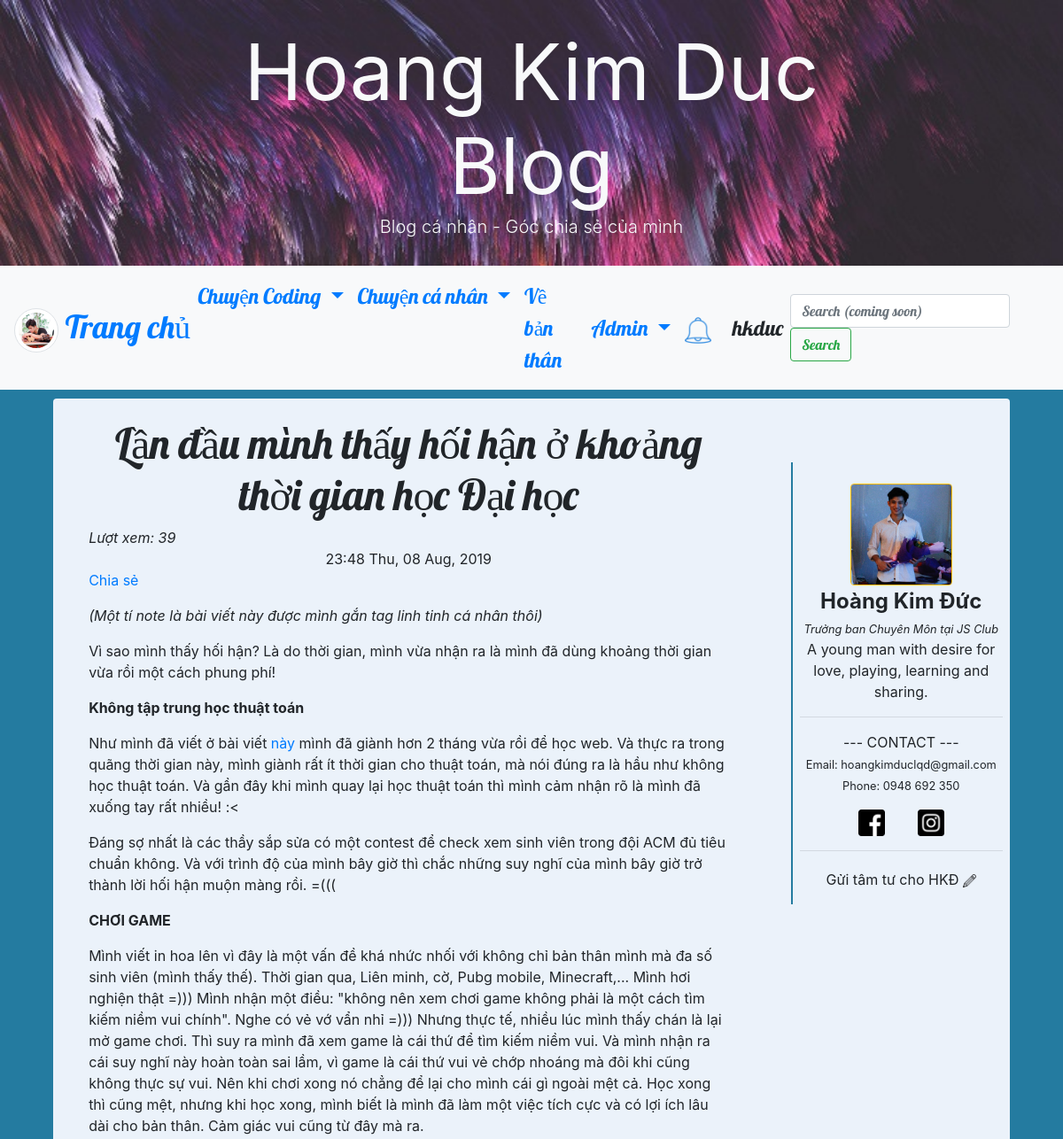
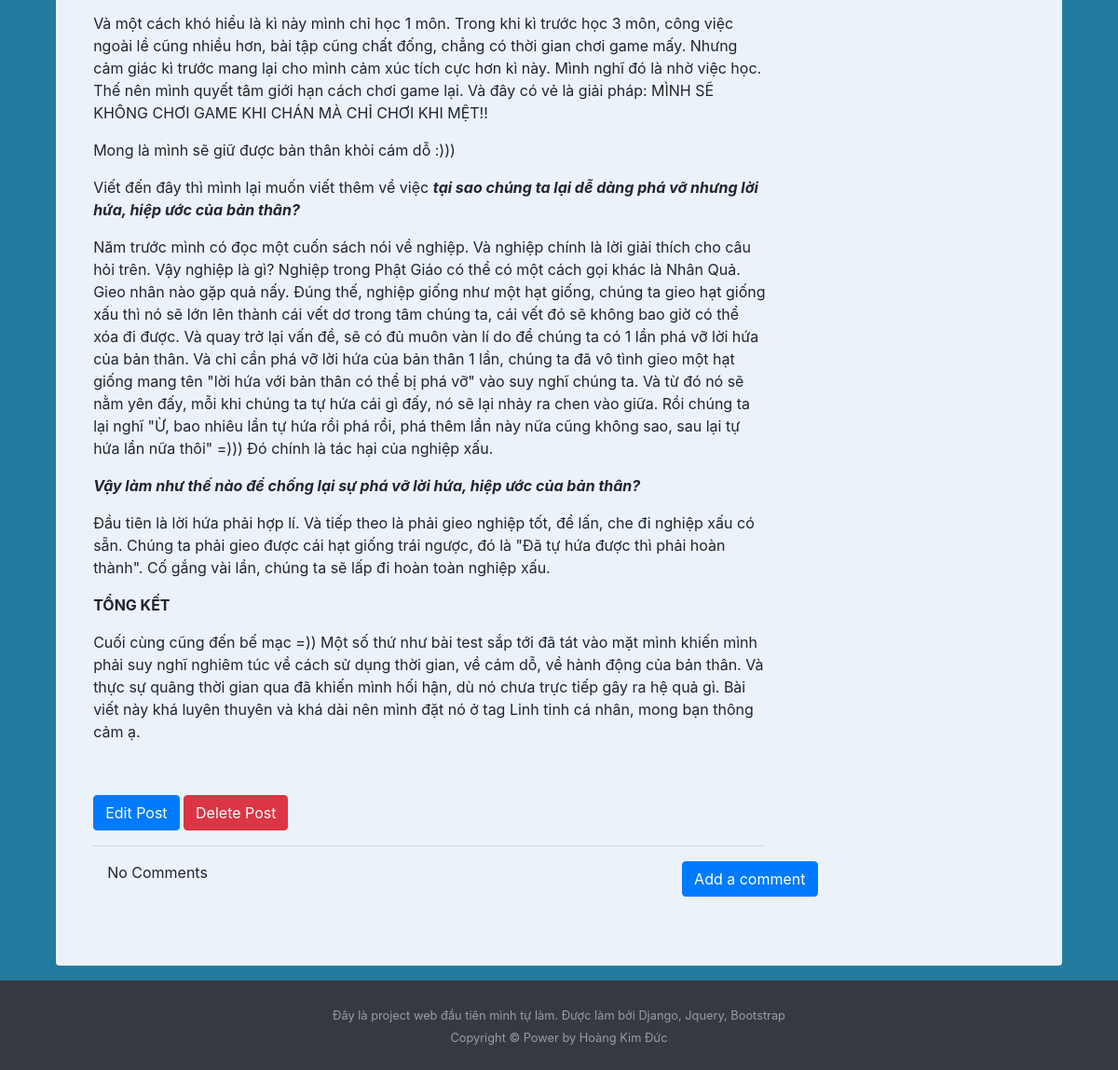
Page /post/11/ (signed in) on the committed database (2 pictures, top to bottom).
### blog/models.py (models this page shows, shortened)
class Post(models.Model):
   author = models.ForeignKey('auth.User', on_delete=models.CASCADE)
   title = models.CharField(max_length=200)
   text = models.TextField()
   create_date = models.DateTimeField(default=timezone.now)
   published_date = models.DateTimeField(blank=True,null=True)
   tag = models.CharField(choices=tag_list, max_length=20, default='tag1')
   view = models.IntegerField(default=0)

### blog/views.py (the view)
class PostDetailView(DetailView):
   context_object_name = 'post_detail'
   model = Post
   def get_object(self):
      post = super().get_object()
      if not self.request.user.is_authenticated:
         post.increase_view()
      return post

### blog/models.py (called while the page is built)
   def __str__(self):
      template = f'{self.person} {self.action} {self.post_title}'
      return template

### blog/views.py (called while the page is built)
   def get_context_data(self, **kwargs):
        ctx = super(DetailView, self).get_context_data(**kwargs)
        ctx['Notification'] = Notification.objects.order_by('-time')
        return ctx

### blog/templates/blog/post_detail.html (shortened to what this page needs)
   {% extends "blog/base.html" %}
   {% block content %}
   <h1 class="posttitle loader">{{post_detail.title}}</h1>
   {% if post_detail.published_date %}
      {% if user.is_authenticated %}
         <em>Lượt xem: {{ post_detail.view }}</em>
      {% endif %}
      <div class="date postdate">
         {{ post_detail.published_date|date:"G:i D, d M, Y" }}
      </div>
      <div class="fb-share-button" data-href="{% url 'post_detail' pk=post_detail.pk  %}" data-layout="button_count"
         data-size="small"><a target="_blank"
            href="https://www.facebook.com/sharer/sharer.php?u=https%3A%2F%2Fdevelopers.facebook.com%2Fdocs%2Fplugins%2F&amp;src=sdkpreparse"
            class="fb-xfbml-parse-ignore">Chia sẻ</a></div>
   {% else %}
      <a href="{% url 'post_publish' pk=post_detail.pk  %}" class="btn btn-info">Publish</a>
   {% endif %}
   <p class="postcontent">{{ post_detail.text|safe|linebreaksbr }}</p>
   {% if user.is_authenticated %}
      <a class="btn btn-primary" href="{% url 'post_edit' pk=post_detail.pk %}">
         <span class="glyphicon glyphicon-pencil">Edit Post</span>
      </a>
      <a class="btn btn-danger" href="{% url 'post_remove' pk=post_detail.pk %}">
         <span class="glyphicon glyphicon-remove">Delete Post</span>
      </a>
   {% endif %}
   <hr>
   <a class="btn btn-primary btn-comment" href="{% url 'add_comment_to_post' pk=post_detail.pk %}">Add a comment</a>
   <div class="container">
      {% for comment in post_detail.comments.all  %}
      <br>
         {% if user.is_authenticated or comment.approved_comment %}
         <em>{{ comment.create_date }}</em>
            {% if not comment.approved_comment %}
               <a class="btn btn-success" href="{% url 'comment_approve' pk=comment.pk %}">
                  <span class="glyphicon glyphicon-ok">Approve</span>
               </a>
               <a class="btn btn-primary" href="{% url 'comment_remove' pk=comment.pk %}">
                  <span class="glyphicon glyphicon-remove">Remove</span>
               </a>
            {% endif %}
            <p>{{ comment.text|safe|linebreaksbr }}</p>
            <p><b>Post by: {{ comment.author }}</b></p>
            <div style="width: 30%"><hr></div>
         {% endif %}
      {% empty %}
         <p>No Comments</p>
      {% endfor %}
   </div>
   {% endblock content %}

### blog/templates/blog/base.html (shortened to what this page needs)
<!DOCTYPE html>
{% load staticfiles %}
<html lang="en" dir="ltr">
<head>
   <link rel="stylesheet" href="https://maxcdn.bootstrapcdn.com/bootstrap/4.3.1/css/bootstrap.min.css">
   <link rel="stylesheet" href="//cdn.jsdelivr.net/npm/medium-editor@latest/dist/css/medium-editor.min.css" type="text/css"
      media="screen" charset="utf-8">
   <link rel="stylesheet" href="{% static 'css/blog.css' %}">
</head>
<body>
   <link rel="stylesheet" href="https://maxcdn.bootstrapcdn.com/font-awesome/4.7.0/css/font-awesome.min.css">
   <section class=" align-items-center d-flex bg-dark"
      style="height:25vmin; background-size: cover; background-image: url(/static/images/base/header.jpg);">
      <div class="container-fluid">
         <div class="row  justify-content-center align-items-left d-flex text-center h-100">
            <div class="col-12 col-md-8 mt-4 h-50 ">
               <h1 class="display-2  text-light mb-auto mt-auto"><strong>Hoang Kim Duc Blog</strong> </h1>
               <p class="lead  text-light mb-4">Blog cá nhân - Góc chia sẻ của mình</p>
            </div>
         </div>
      </div>
   </section>
   <nav class="navbar navbar-expand-lg bg-light techfont">
      <a class="navbar-brand bigbrand" href="{% url 'post_list' %}"><img style="height: 50px; width: 50px;"
            class="img-thumbnail rounded-circle" src="{% static 'images/base/brand.jpg' %}"> Trang chủ</a>
      <div class="collapse navbar-collapse" id="navbarSupportedContent">
         <ul class="navbar-nav mr-auto">
            <li class="nav-item dropdown">
               <a class="nav-link dropdown-toggle" href="#" id="navbarDropdown" role="button" data-toggle="dropdown"
                  aria-haspopup="true" aria-expanded="false">
                  Chuyện Coding
               </a>
            </li>
            <li class="nav-item dropdown">
               <a class="nav-link dropdown-toggle" href="#" id="navbarDropdown" role="button" data-toggle="dropdown"
                  aria-haspopup="true" aria-expanded="false">
                  Chuyện cá nhân
               </a>
            </li>
            <li class="nav-item active">
               <a class="nav-link" href="{% url 'about' %}">Về bản thân <span class="sr-only">(current)</span></a>
            </li>
         </ul>
         <ul class="navbar-nav navbar-right">
            {% if user.is_authenticated %}
            <li class="nav-item dropdown">
               <a class="nav-link dropdown-toggle" href="#" id="adminDropdown" role="button" data-toggle="dropdown"
                  aria-haspopup="true" aria-expanded="false">
                  Admin
               </a>
            </li>
            <li class="nav-item pr-2 mt-auto mb-auto dropdown">
               <a class="nav-link" href="#" id="NotificationDropdown"
                   role="button" data-toggle="dropdown"
                  aria-haspopup="true" aria-expanded="false">
                  <img style="height: 30px" src="{% static 'icons/bell.png' %}">
               </a>
            </li>
            <li class="nav-item"><a class="nav-link">{{user.username}}</a></li>
            {% else %}
            <li class="nav-item "><a class="nav-link" href="{% url 'login' %}">
               <img style="height:25px; width:25px;" src="{% static 'icons/admin.png' %}" alt="">
            </a></li>
            {% endif %}
         </ul>
         <form class="form-inline my-2 my-lg-0">
            <input class="form-control mr-sm-2" type="search" placeholder="Search (coming soon)" aria-label="Search">
            <button class="btn btn-outline-success my-2 my-sm-0" type="submit">Search</button>
         </form>
      </div>
   </nav>
   <div class="content rounded mb-3">
      <div class="row mt-3">
         <div class="col-lg-9">
            <div class="blog_posts">
               {% block content %}
               {% endblock content %}
            </div>
         </div>
         <div class="col-lg-3 text-center">
            <div class="sidebar sticky-top">
               <div class="profile pr-2 pl-2 verticalline">
                  <img class="w-50 rounded border border-warning" src="{% static 'images/base/icon.jpg' %}" alt=""><br>
                  <b class="bigbrand">Hoàng Kim Đức</b> <br>
                  <em><small>Trưởng ban Chuyên Môn tại JS Club</small></em>
                  <p>A young man with desire for love, playing, learning and sharing.</p>
                  <hr>
                  <p>--- CONTACT ---<br>
                     <small>Email: hoangkimduclqd@gmail.com</small><br>
                     <small>Phone: 0948 692 350</small>
                     <div>
                        <a style="display: inline;" class="nav-link" href="https://www.facebook.com/hokiduc"
                           target="_blank" rel="noopener noreferrer">
                           <img style="height:30px; width:30px;" src="{% static 'icons/facebook.png' %}" alt="">
                        </a>
                        <a style="display: inline;" class="nav-link" href="https://www.instagram.com/kimduwsc/"
                           target="_blank" rel="noopener noreferrer">
                           <img style="height:30px; width:30px;" src="{% static 'icons/instagram.png' %}" alt="">
                        </a>
                     </div>
                  </p>
                  <hr>
                  <a class="dropdown-item" href="#">Gửi tâm tư cho HKĐ
                     <img style="height: 15px" src="{% static 'icons/letter.png' %}">
                  </a>
               </div>
            </div>
         </div>
      </div>
      <br><br><br>
   </div>
   <footer id="sticky-footer" class="py-4 bg-dark text-white-50">
      <div class="container text-center">
         <small>Đây là project web đầu tiên mình tự làm. Được làm bởi Django, Jquery, Bootstrap
            <br>Copyright &copy; Power by Hoàng Kim Đức</small>
      </div>
   </footer>
</body>
</html>

### blog/static/css/blog.css (style rules this page uses)
body { background-color: #247BA0; }
.content { background-color: #EBF2FA; width: 90%; margin-left: auto; margin-right: auto; padding-top: 0.5%; }
.blog_posts { width: 90%; margin-left: auto; margin-right: auto; }
.techfont { font-family: 'Lobster', cursive; font-size: 1.5em; margin-bottom: 10px; }
.bigbrand { font-size: 1.5em }
.postdate { text-align: center; }
.posttitle { font-family: 'Lobster', cursive; font-size: 3em; text-align: center; }
.postcontent { font-family: 'Noto Sans', sans-serif; }
.btn-comment { position: absolute; right: 0px; }
.verticalline { border-left: 2px solid #247BA0; }
.profile { padding-top: 10%; padding-bottom: 5% }
.sidebar { padding-top: 20% }
.loader { filter: hue-rotate(0deg); color: linear-gradient(45deg, #0f8, #08f); animation: hue 10000ms infinite linear; }
html, body { height: 100%; }
body { flex-direction: column; }
.content { flex: 1 0 auto; }

### rows in the picture
Post: title "Lần đầu mình thấy hối hận ở khoảng thời gian học Đại học", view "39", published_date "23:48 Thu, 08 Aug, 2019", text "(Một tí note là bài viết này được mình gắn tag linh tinh cá nhân thôi) Vì sao mình thấy hối hận? Là do thời gian, mình vừa nhận ra là mình đã dùng khoảng thời gian vừa rồi một cách phung phí! Không tập trung học thuật toán Như mình đã viết ở bài viết này mình đã giành hơn 2 tháng vừa rồi để học web. Và thực ra trong quãng thời gian này, mình giành rất ít thời gian cho thuật toán, mà nói đúng ra là hầu như không học thuật toán. Và gần đây khi mình quay lại học thuật toán thì mình cảm nhận rõ là mình đã xuống tay rất nhiều! :< Đáng sợ nhất là các thầy sắp sửa có một contest để check xem sinh viên trong đội ACM đủ tiêu chuẩn không. Và với trình độ của mình bây giờ thì chắc những suy nghĩ của…"

### other values in the picture
{{ user.username }} "hkduc"
